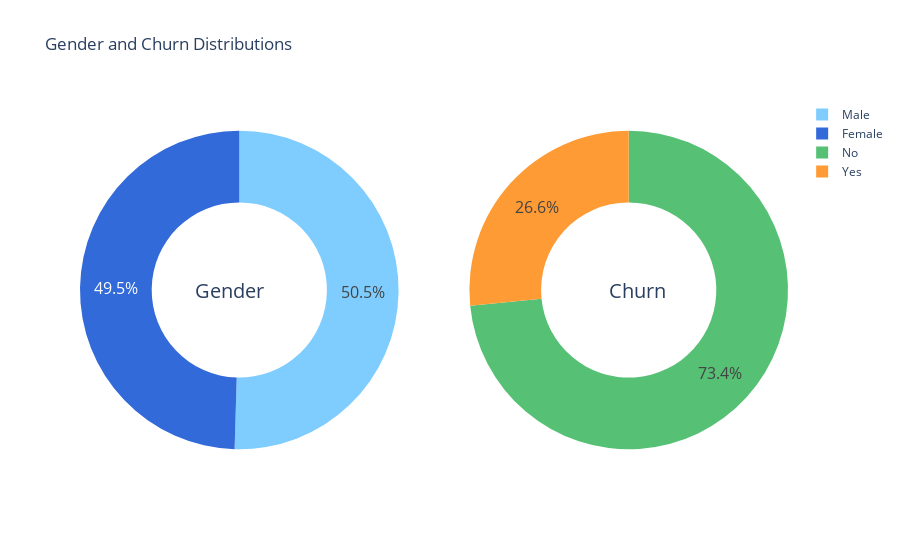

Notebook code cell kept with this figure:
### Code cell
gender_labels = ['Male', 'Female']
churn_labels = ['No', 'Yes']
# Create subplots: use 'domain' type for Pie subplot
fig = make_subplots(rows=1, cols=2, specs=[[{'type':'domain'}, {'type':'domain'}]])
fig.add_trace(go.Pie(labels=gender_labels, values=df['gender'].value_counts(), name="Gender"),
              1, 1)
fig.add_trace(go.Pie(labels=churn_labels, values=df['Churn'].value_counts(), name="Churn"),
              1, 2)

# Use `hole` to create a donut-like pie chart
fig.update_traces(hole=.55, hoverinfo="label+percent+name", textfont_size=16)

fig.update_layout(
    title_text="Gender and Churn Distributions",
    # Add annotations in the center of the donut pies.
    annotations=[dict(text='Gender', x=0.16, y=0.5, font_size=20, showarrow=False),
                 dict(text='Churn', x=0.83, y=0.5, font_size=20, showarrow=False)])
fig.data[0].marker.colors = ('#7fcdff','#326ada')
fig.data[1].marker.colors = ('#56c175','#ff9b35')

#fig.data[1].marker.color = ('#326ada')
#fig.data[2].marker.color = ('#ff9b35')
#fig.data[3].marker.color = ('#56c175')
fig.show()

### Figure 1 — Plotly figure (JSON) as saved in the notebook; plotly's stock layout.template omitted (floating-point values rounded to 4 significant figures)
{"data": [{"domain": {"x": [0, 0.45], "y": [0, 1]}, "hole": 0.55, "hoverinfo": "label+percent+name", "labels": ["Male", "Female"], "marker": {"colors": ["#7fcdff", "#326ada"]}, "name": "Gender", "textfont": {"size": 16}, "type": "pie", "values": [3549, 3483]}, {"domain": {"x": [0.55, 1], "y": [0, 1]}, "hole": 0.55, "hoverinfo": "label+percent+name", "labels": ["No", "Yes"], "marker": {"colors": ["#56c175", "#ff9b35"]}, "name": "Churn", "textfont": {"size": 16}, "type": "pie", "values": [5163, 1869]}], "layout": {"annotations": [{"font": {"size": 20}, "showarrow": false, "text": "Gender", "x": 0.16, "y": 0.5}, {"font": {"size": 20}, "showarrow": false, "text": "Churn", "x": 0.83, "y": 0.5}], "title": {"text": "Gender and Churn Distributions"}}}
